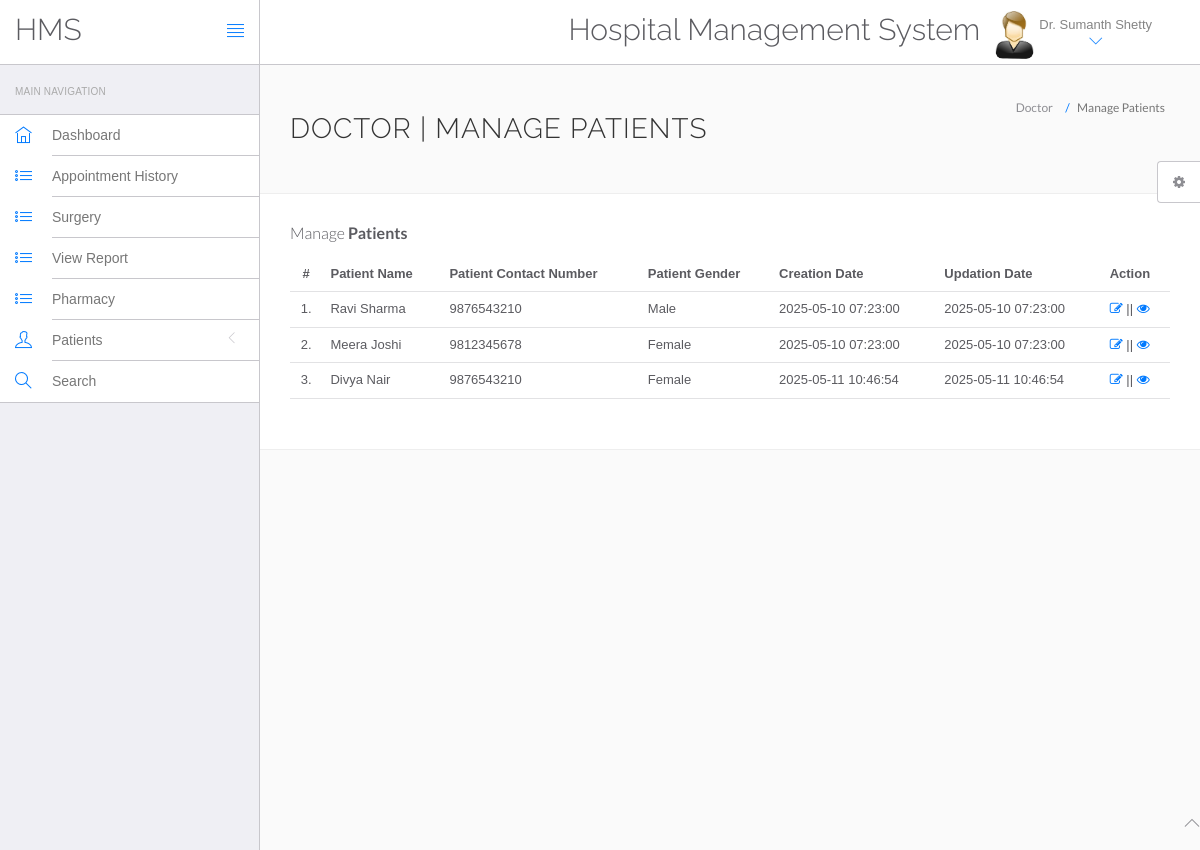
/hms/doctor/manage-patient.php (signed in), run on the app's committed database.
### tables this page shows
CREATE TABLE `doctors` (
  `id` int(11) NOT NULL,
  `specialization` varchar(100) DEFAULT NULL,
  `doctorName` varchar(100) DEFAULT NULL,
  `address` text DEFAULT NULL,
  `docFees` varchar(50) DEFAULT NULL,
  `contactno` bigint(20) DEFAULT NULL,
  `docEmail` varchar(100) DEFAULT NULL,
  `password` varchar(255) DEFAULT NULL,
  `creationDate` timestamp NOT NULL DEFAULT current_timestamp(),
  `updationDate` timestamp NOT NULL DEFAULT current_timestamp() ON UPDATE current_timestamp()
);

CREATE TABLE `tblpatient` (
  `ID` int(10) NOT NULL,
  `Docid` int(10) DEFAULT NULL,
  `PatientName` varchar(200) DEFAULT NULL,
  `PatientContno` bigint(10) DEFAULT NULL,
  `PatientEmail` varchar(200) DEFAULT NULL,
  `PatientGender` varchar(50) DEFAULT NULL,
  `PatientAdd` mediumtext DEFAULT NULL,
  `PatientAge` int(10) DEFAULT NULL,
  `PatientMedhis` mediumtext DEFAULT NULL,
  `CreationDate` timestamp NOT NULL DEFAULT current_timestamp(),
  `UpdationDate` timestamp NOT NULL DEFAULT current_timestamp() ON UPDATE current_timestamp()
);

### hms/doctor/manage-patient.php (the view, shortened to what this page needs)
<?php
include('include/config.php');
if(strlen($_SESSION['id']==0)) {
 header('location:logout.php');
  } else{
?>
<!DOCTYPE html>
<html lang="en">
	<head>
		<link rel="stylesheet" href="vendor/bootstrap/css/bootstrap.min.css">
		<link rel="stylesheet" href="vendor/fontawesome/css/font-awesome.min.css">
		<link rel="stylesheet" href="vendor/themify-icons/themify-icons.min.css">
		<link href="vendor/animate.css/animate.min.css" rel="stylesheet" media="screen">
		<link href="vendor/perfect-scrollbar/perfect-scrollbar.min.css" rel="stylesheet" media="screen">
		<link href="vendor/switchery/switchery.min.css" rel="stylesheet" media="screen">
		<link href="vendor/bootstrap-touchspin/jquery.bootstrap-touchspin.min.css" rel="stylesheet" media="screen">
		<link href="vendor/select2/select2.min.css" rel="stylesheet" media="screen">
		<link href="vendor/bootstrap-datepicker/bootstrap-datepicker3.standalone.min.css" rel="stylesheet" media="screen">
		<link href="vendor/bootstrap-timepicker/bootstrap-timepicker.min.css" rel="stylesheet" media="screen">
		<link rel="stylesheet" href="assets/css/styles.css">
		<link rel="stylesheet" href="assets/css/plugins.css">
		<link rel="stylesheet" href="assets/css/themes/theme-1.css" id="skin_color" />
	</head>
	<body>
		<div id="app">
<?php include('include/sidebar.php');?>
<div class="app-content">
<?php include('include/header.php');?>
<div class="main-content" >
<div class="wrap-content container" id="container">
<section id="page-title">
<div class="row">
<div class="col-sm-8">
<h1 class="mainTitle">Doctor | Manage Patients</h1>
</div>
<ol class="breadcrumb">
<li>
<span>Doctor</span>
</li>
<li class="active">
<span>Manage Patients</span>
</li>
</ol>
</div>
</section>
<div class="container-fluid container-fullw bg-white">
<div class="row">
<div class="col-md-12">
<h5 class="over-title margin-bottom-15">Manage <span class="text-bold">Patients</span></h5>
<table class="table table-hover" id="sample-table-1">
<thead>
<tr>
<th class="center">#</th>
<th>Patient Name</th>
<th>Patient Contact Number</th>
<th>Patient Gender </th>
<th>Creation Date </th>
<th>Updation Date </th>
<th>Action</th>
</tr>
</thead>
<tbody>
<?php
$docid=$_SESSION['id'];
$sql=mysqli_query($con,"select * from tblpatient where Docid='$docid' ");
$cnt=1;
while($row=mysqli_fetch_array($sql))
{
?>
<tr>
<td class="center"><?php echo $cnt;?>.</td>
<td class="hidden-xs"><?php echo $row['PatientName'];?></td>
<td><?php echo $row['PatientContno'];?></td>
<td><?php echo $row['PatientGender'];?></td>
<td><?php echo $row['CreationDate'];?></td>
<td><?php echo $row['UpdationDate'];?>
</td>
<td>
<a href="edit-patient.php?editid=<?php echo $row['ID'];?>"><i class="fa fa-edit"></i></a> || <a href="view-patient.php?viewid=<?php echo $row['ID'];?>"><i class="fa fa-eye"></i></a>
</td>
</tr>
<?php
$cnt=$cnt+1;
 }?></tbody>
</table>
</div>
</div>
</div>
</div>
</div>
</div>
</div>
	<?php include('include/footer.php');?>
	<?php include('include/setting.php');?>
	</body>
</html>
<?php } ?>

### hms/doctor/include/header.php (shortened to what this page needs)
<header class="navbar navbar-default navbar-static-top">
					<div class="navbar-header">
						<a class="navbar-brand" href="#">
							<h2 style="padding-top:20% ">HMS</h2>
						</a>
						<a href="#" class="sidebar-toggler pull-right visible-md visible-lg" data-toggle-class="app-sidebar-closed" data-toggle-target="#app">
							<i class="ti-align-justify"></i>
						</a>
					</div>
					<div class="navbar-collapse collapse">
						<ul class="nav navbar-right">
								<li  style="padding-top:2% ">
								<h2>Hospital Management System</h2>
							</li>
							<li class="dropdown current-user">
								<a href class="dropdown-toggle" data-toggle="dropdown">
									<img src="assets/images/images.jpg" > <span class="username">
									<?php $query=mysqli_query($con,"select doctorName from doctors where id='".$_SESSION['id']."'");
while($row=mysqli_fetch_array($query))
{
	echo $row['doctorName'];
}
									?> <i class="ti-angle-down"></i></i></span>
								</a>
							</li>
						</ul>
					</div>
				</header>

### hms/doctor/assets/css/themes/theme-1.css (style rules this page uses)
body { background: #FAFAFA; }
header .navbar-header { background: #ffffff !important; border-right-color: #c8c7cc !important; border-bottom-color: #c8c7cc !important; }
header .navbar-header .sidebar-toggler, header .navbar-header .sidebar-mobile-toggler { color: #007aff !important; }
header .navbar-header .navbar-brand { color: #777 !important; }
header .navbar-collapse { background: #ffffff !important; border-bottom-color: #c8c7cc !important; box-shadow: none !important; }
header .navbar-collapse .navbar-right > li > a { color: #777; }
header .navbar-collapse .navbar-right > li > a i { color: #007aff !important; }

### data on the page
doctors: doctorName "Dr. Sumanth Shetty"
tblpatient: PatientName "Ravi Sharma", PatientContno "9876543210", PatientGender "Male", CreationDate "2025-05-10 07:23:00", UpdationDate "2025-05-10 07:23:00"
tblpatient: PatientName "Meera Joshi", PatientContno "9812345678", PatientGender "Female", CreationDate "2025-05-10 07:23:00", UpdationDate "2025-05-10 07:23:00"
tblpatient: PatientName "Divya Nair", PatientContno "9876543210", PatientGender "Female", CreationDate "2025-05-11 10:46:54", UpdationDate "2025-05-11 10:46:54"
